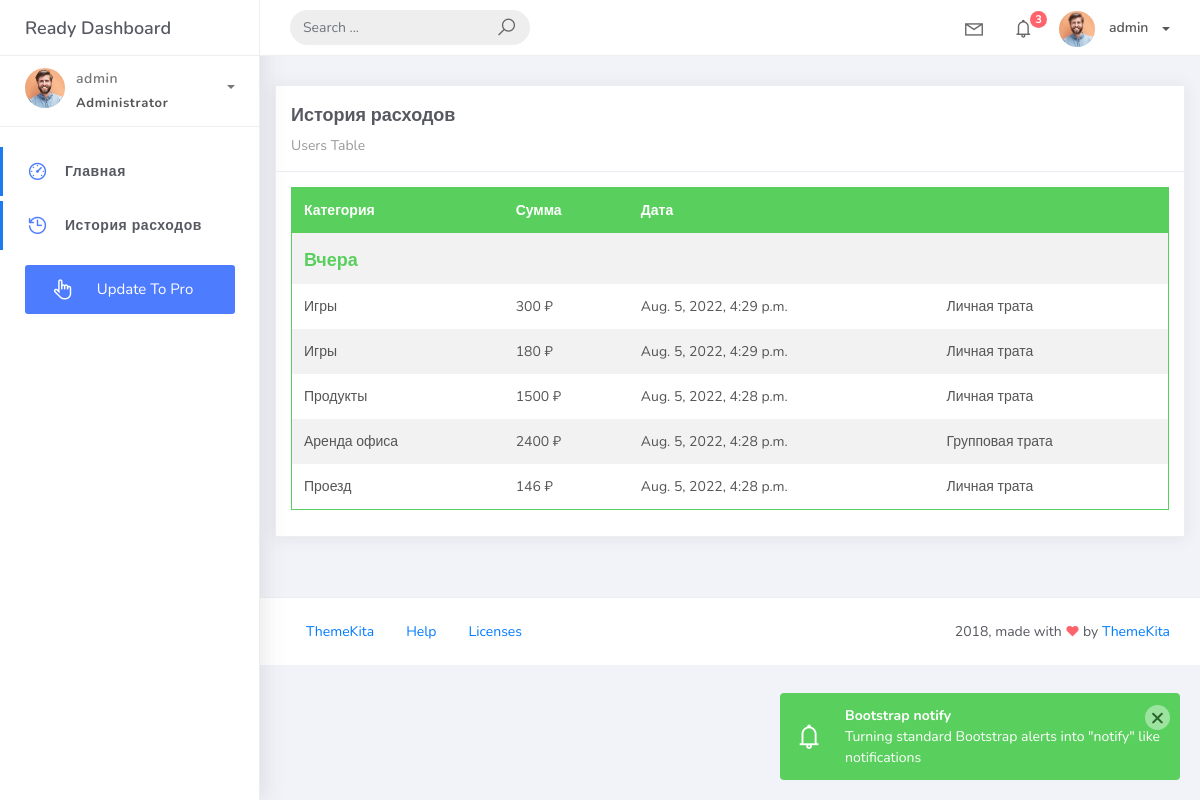
The page /cost_accounting/history/ (signed in) on the database its author committed.
### cost_accounting/models.py (models this page shows, shortened)
class Spending(models.Model):
    payer = models.ForeignKey(User, on_delete=models.CASCADE, verbose_name='Плательщик')
    amount = models.PositiveIntegerField(verbose_name='Потраченная сумма')
    category = models.ForeignKey('Category', on_delete=models.CASCADE, verbose_name='Категория товара')
    short_description = models.CharField(max_length=1000, verbose_name='Краткое описание', blank=True, null=True)
    creation_date = models.DateTimeField(auto_now_add=True, verbose_name='Дата создания расходов', null=True)
    class Meta:
        db_table = 'spending'

class Category(models.Model):
    title = models.CharField(max_length=50, verbose_name='Название категории')
    group = models.ForeignKey(Group, on_delete=models.CASCADE, verbose_name="Трата на группу", blank=True, null=True)
    creator = models.ForeignKey(User, on_delete=models.CASCADE, blank=True, null=True, verbose_name='Создатель категории')
    class Meta:
        db_table = 'spending_category'

### cost_accounting/views.py (the view)
# urls.py: path('history/', SpendingsHistory.as_view(), name='history'),
class SpendingsHistory(LoginRequiredMixin, View):
    def get(self, request, *args, **kwargs):
        context = show_history(request)
        return render(request, 'spendings-history.html', context)

### cost_accounting/services.py (called while the page is built)
def show_history(request: HttpRequest) -> dict:
    spendings = Spending.objects.filter(payer=request.user).order_by('-creation_date')
    spendings_per_day = defaultdict(list)
    for spending in spendings:
        spendings_per_day[spending.creation_date.date()].append(spending)
    print(datetime.datetime.today().date() - datetime.timedelta(1))
    context = {
        'spendings_per_day': spendings_per_day.items(),
        'today': datetime.datetime.today().date(),
        'yesterday': datetime.datetime.today().date() - datetime.timedelta(1),
    }
    return context

### templates/spendings-history.html (shortened to what this page needs)
{% extends 'index.html' %}
{% block content %}
    <div class="content">
        <div class="card">
            <div class="card-header ">
                <h4 class="card-title">История расходов</h4>
                <p class="card-category">Users Table</p>
            </div>
            <div class="card-body">
                <table class="table table-head-bg-success table-striped table-hover">
                    <thead>
                        <tr>
                            <th scope="col">Категория</th>
                            <th scope="col">Сумма</th>
                            <th scope="col">Дата</th>
                            <th scope="col"></th>
                        </tr>
                    </thead>
                    <tbody>
                        {% for datetime, spendings in spendings_per_day %}
                            {% if datetime == today %}
                                <tr>
                                    <td><p class="card-category"><span class="h6 text-success">Сегодня</span></p></td>
                                    <td></td>
                                    <td></td>
                                    <td></td>
                                </tr>
                            {% elif datetime == yesterday %}
                                <tr>
                                    <td><p class="card-category"><span class="h6 text-success">Вчера</span></p></td>
                                    <td></td>
                                    <td></td>
                                    <td></td>
                                </tr>
                            {% endif %}
                            {% for spending in spendings %}
                                <tr>
                                    <td>{{ spending.category.title }}</td>
                                    <td>{{ spending.amount }} ₽</td>
                                    <td>{{ spending.creation_date  }}</td>
                                    {% if spending.category.group %}
                                        <td>Групповая трата</td>
                                    {% else %}
                                        <td>Личная трата</td>
                                    {% endif %}
                                </tr>
                            {% endfor %}
                        {% endfor %}
                    </tbody>
                </table>
            </div>
        </div>
    </div>
{% endblock %}

### templates/index.html (shortened to what this page needs)
{% load static %}
<!DOCTYPE html>
<html>
<head>
	<link rel="stylesheet" href="{% static 'css/bootstrap.min.css' %}">
	<link rel="stylesheet" href="{% static 'css/ready.css' %}">
	<link rel="stylesheet" href="{% static 'css/demo.css' %}">
</head>
<body>
	<div class="wrapper">
		<div class="main-header">
			<div class="logo-header">
				<a href="{% url 'index' %}" class="logo">
					Ready Dashboard
				</a>
			</div>
			<nav class="navbar navbar-header navbar-expand-lg">
				<div class="container-fluid">
					<form class="navbar-left navbar-form nav-search mr-md-3" action="">
						<div class="input-group">
							<input type="text" placeholder="Search ..." class="form-control">
							<div class="input-group-append">
								<span class="input-group-text">
									<i class="la la-search search-icon"></i>
								</span>
							</div>
						</div>
					</form>
					<ul class="navbar-nav topbar-nav ml-md-auto align-items-center">
						<li class="nav-item dropdown hidden-caret">
							<a class="nav-link dropdown-toggle" href="#" id="navbarDropdown" role="button" data-toggle="dropdown" aria-haspopup="true" aria-expanded="false">
								<i class="la la-envelope"></i>
							</a>
						</li>
						<li class="nav-item dropdown hidden-caret">
							<a class="nav-link dropdown-toggle" href="#" id="navbarDropdown" role="button" data-toggle="dropdown" aria-haspopup="true" aria-expanded="false">
								<i class="la la-bell"></i>
								<span class="notification">3</span>
							</a>
						</li>
						<li class="nav-item dropdown">
							<a class="dropdown-toggle profile-pic" data-toggle="dropdown" href="#" aria-expanded="false">
                                {% if not user.image.url %}
                                    <img src="{% static 'images/profile2.jpg' %}" alt="user-img" width="36" class="img-circle">
                                {% else %}
                                    <img src="{{ user.image.url }}" alt="user-img" width="36" class="img-circle">
                                {% endif %}
                                <span >{{ request.user.username }}</span></span> </a>
							</li>
						</ul>
					</div>
				</nav>
			</div>
			<div class="sidebar">
				<div class="scrollbar-inner sidebar-wrapper">
                    <div class="user">
						<div class="photo">
                            {% if not user.image.url %}
							    <img src="{% static 'images/profile2.jpg' %}">
                            {% else %}
                                <img src="{{ user.image.url }}">
                            {% endif %}
						</div>
						<div class="info">
							<a class="" data-toggle="collapse" href="#collapseExample" aria-expanded="true">
								<span>
									{{ request.user.username }}
									<span class="user-level">Administrator</span>
									<span class="caret"></span>
								</span>
							</a>
						</div>
					</div>
                    <ul class="nav">
						<li class="nav-item active">
							<a href="{% url 'index' %}">
								<i class="la la-dashboard"></i>
								<p>Главная</p>
							</a>
						</li>
                        <li class="nav-item active">
							<a href="{% url 'history' %}">
								<i class="la la-history"></i>
								<p>История расходов</p>
							</a>
						</li>
						<li class="nav-item update-pro">
							<button  data-toggle="modal" data-target="#modalUpdate">
								<i class="la la-hand-pointer-o"></i>
								<p>Update To Pro</p>
							</button>
						</li>
					</ul>
				</div>
			</div>
			<div class="main-panel">
				{% block content %}
                {% endblock %}
				<footer class="footer">
					<div class="container-fluid">
						<nav class="pull-left">
							<ul class="nav">
								<li class="nav-item">
									<a class="nav-link" href="http://www.themekita.com">
										ThemeKita
									</a>
								</li>
								<li class="nav-item">
									<a class="nav-link" href="#">
										Help
									</a>
								</li>
								<li class="nav-item">
									<a class="nav-link" href="https://themewagon.com/license/#free-item">
										Licenses
									</a>
								</li>
							</ul>
						</nav>
						<div class="copyright ml-auto">
							2018, made with <i class="la la-heart heart text-danger"></i> by <a href="http://www.themekita.com">ThemeKita</a>
						</div>
					</div>
				</footer>
			</div>
		</div>
</body>
</html>

### cost_accounting/static/css/demo.css (style rules this page uses)
.update-pro { margin: 15px 25px; }
.update-pro button { padding: 13px 25px; background: #4d7cfe; color: #fff; border-radius: 3px; justify-content: center; width: 100%; border: 0; cursor: pointer; }
.update-pro button p, .update-pro button i { color: #fff !important; margin-bottom: 0px; }
.update-pro button i { margin-right: 5px !important; font-size: 23px; color: #C3C5CA; margin-right: 15px; width: 25px; text-align: center; vertical-align: middle; float: left; }

### rows shown on the page
Spending: category "Игры", amount "300", creation_date "Aug. 5, 2022, 4:29 p.m.", shows "Личная трата"
Spending: category "Игры", amount "180", creation_date "Aug. 5, 2022, 4:29 p.m.", shows "Личная трата"
Spending: category "Продукты", amount "1500", creation_date "Aug. 5, 2022, 4:28 p.m.", shows "Личная трата"
Spending: category "Аренда офиса", amount "2400", creation_date "Aug. 5, 2022, 4:28 p.m.", shows "Групповая трата"
Spending: category "Проезд", amount "146", creation_date "Aug. 5, 2022, 4:28 p.m.", shows "Личная трата"

### other values the page prints
{{ request.user.username }} "admin"
